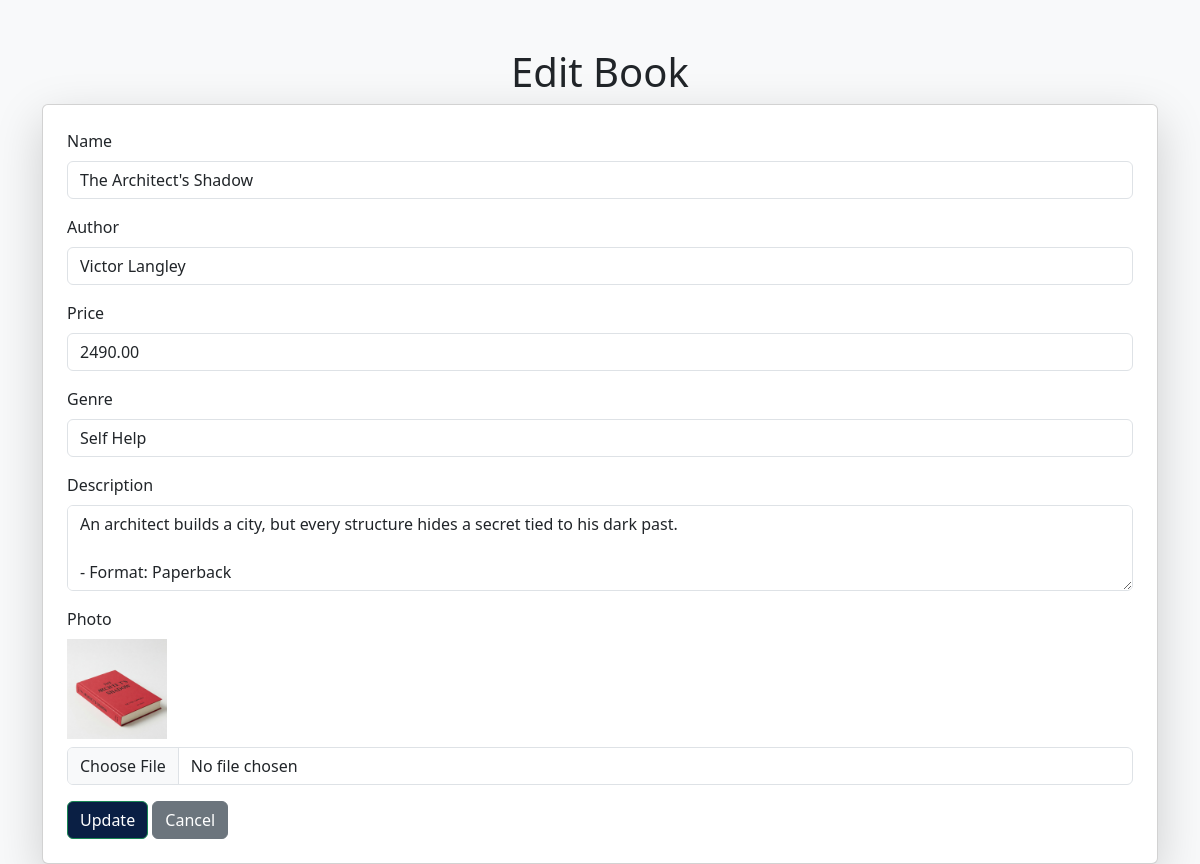
Page /edit/7/ on the earlier database version.
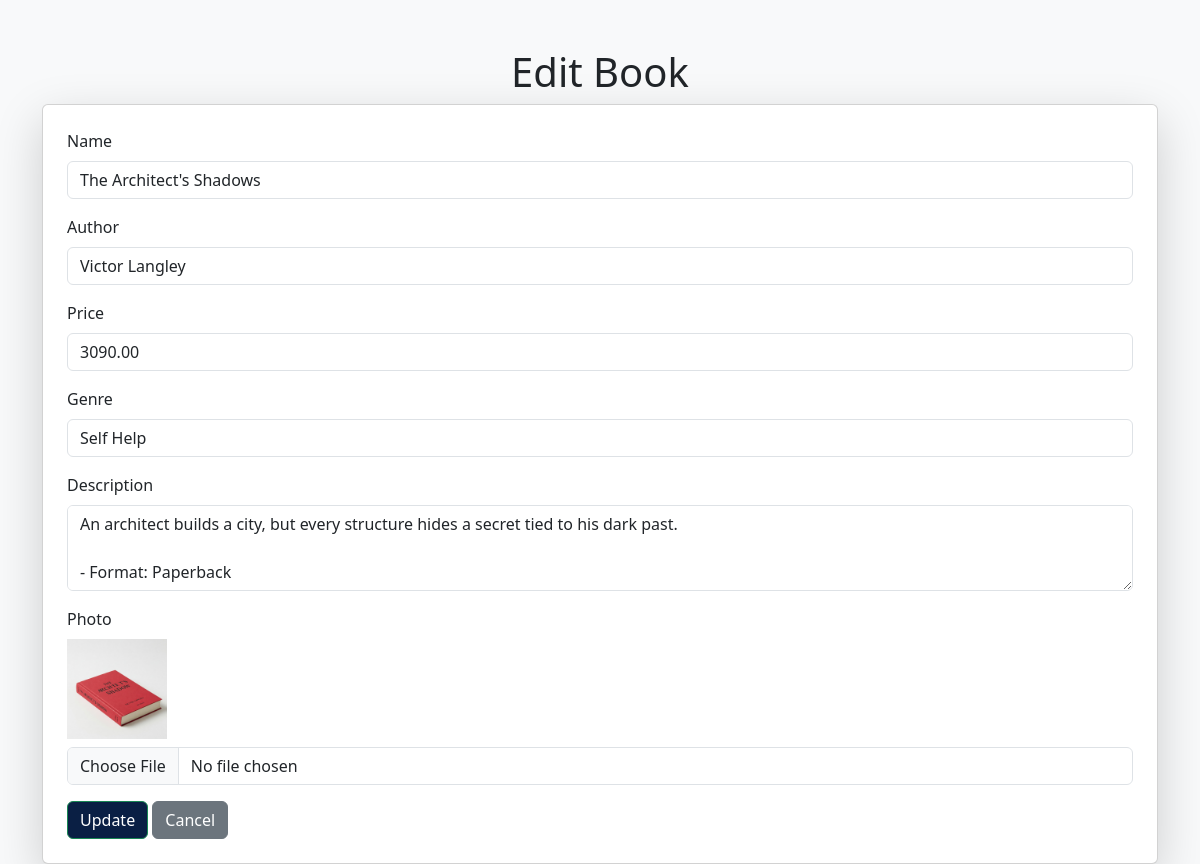
Same page on the later database version.
### myapp/models.py (models this page shows)
class Books(models.Model):
    bookid = models.CharField(max_length=10, unique=True)
    name = models.CharField(max_length=200)
    author = models.CharField(max_length=100)
    price = models.DecimalField(max_digits=10, decimal_places=2)
    category = models.CharField(max_length=100)
    description = models.TextField()
    photo = models.FileField(upload_to='media')

### myapp/views.py (the view)
# urls.py: path('edit/<str:book_id>/', edit, name='edit_book'),
def edit(request, book_id):
    book = get_object_or_404(Books, id=book_id)
    return render(request, "edit.html", {"book": book})

### templates/edit.html (shortened to what this page needs)
{% load static %}
<!DOCTYPE html>
<html lang="en">
<head>
    <link href="https://cdn.jsdelivr.net/npm/bootstrap@5.3.0/dist/css/bootstrap.min.css" rel="stylesheet">
</head>
<body class="bg-light">
    <div class="container mt-5">
        <h1 class="text-center">Edit Book</h1>
        <div class="card shadow-lg p-4">
            <form action="{% url 'update_book' %}" method="POST" enctype="multipart/form-data">
                <div class="mb-3">
                    <label class="form-label">Name</label>
                    <input type="text" class="form-control" name="name" value="{{ book.name }}" required>
                </div>
                <div class="mb-3">
                    <label class="form-label">Author</label>
                    <input type="text" class="form-control" name="author" value="{{ book.author }}" required>
                </div>
                <div class="mb-3">
                    <label class="form-label">Price</label>
                    <input type="number" class="form-control" name="price" value="{{ book.price }}" required>
                </div>
                <div class="mb-3">
                    <label class="form-label">Genre</label>
                    <input type="text" class="form-control" name="category" value="{{ book.category }}" required>
                </div>
                <div class="mb-3">
                    <label class="form-label">Description</label>
                    <textarea class="form-control" name="description" rows="3" required>{{ book.description }}</textarea>
                </div>
                <div class="mb-3">
                    <label class="form-label">Photo</label><br>
                    {% if book.photo %}
                        <img src="{{ book.photo.url }}" alt="Book Image" width="100"><br>
                    {% else %}
                        No Image
                    {% endif %}
                    <input type="file" class="form-control mt-2" name="photo">
                </div>
                <button type="submit" class="btn btn-success" style="background-color: #0a1f44; color: white;">Update</button>
                <a href="{% url 'booklisturl' %}" class="btn btn-secondary">Cancel</a>
            </form>
        </div>
    </div>
</body>
</html>

Differences in the rows shown:
changed Books "Victor Langley": name "The Architect's Shadow" → "The Architect's Shadows"; price "2490.00" → "3090.00"
